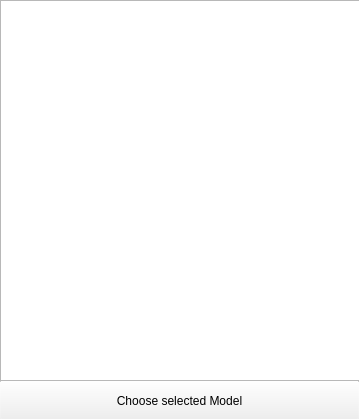
<?xml version="1.0" encoding="UTF-8"?>
<ui version="4.0">
 <class>ChooseModelSelection</class>
 <widget class="QWidget" name="ChooseModelSelection">
  <property name="geometry">
   <rect>
    <x>0</x>
    <y>0</y>
    <width>359</width>
    <height>419</height>
   </rect>
  </property>
  <property name="windowTitle">
   <string>Form</string>
  </property>
  <widget class="QPushButton" name="pushButton">
   <property name="geometry">
    <rect>
     <x>-1</x>
     <y>380</y>
     <width>361</width>
     <height>41</height>
    </rect>
   </property>
   <property name="text">
    <string>Choose selected Model</string>
   </property>
  </widget>
  <widget class="QListWidget" name="listWidget">
   <property name="geometry">
    <rect>
     <x>0</x>
     <y>0</y>
     <width>361</width>
     <height>381</height>
    </rect>
   </property>
  </widget>
 </widget>
 <resources/>
 <connections/>
</ui>
